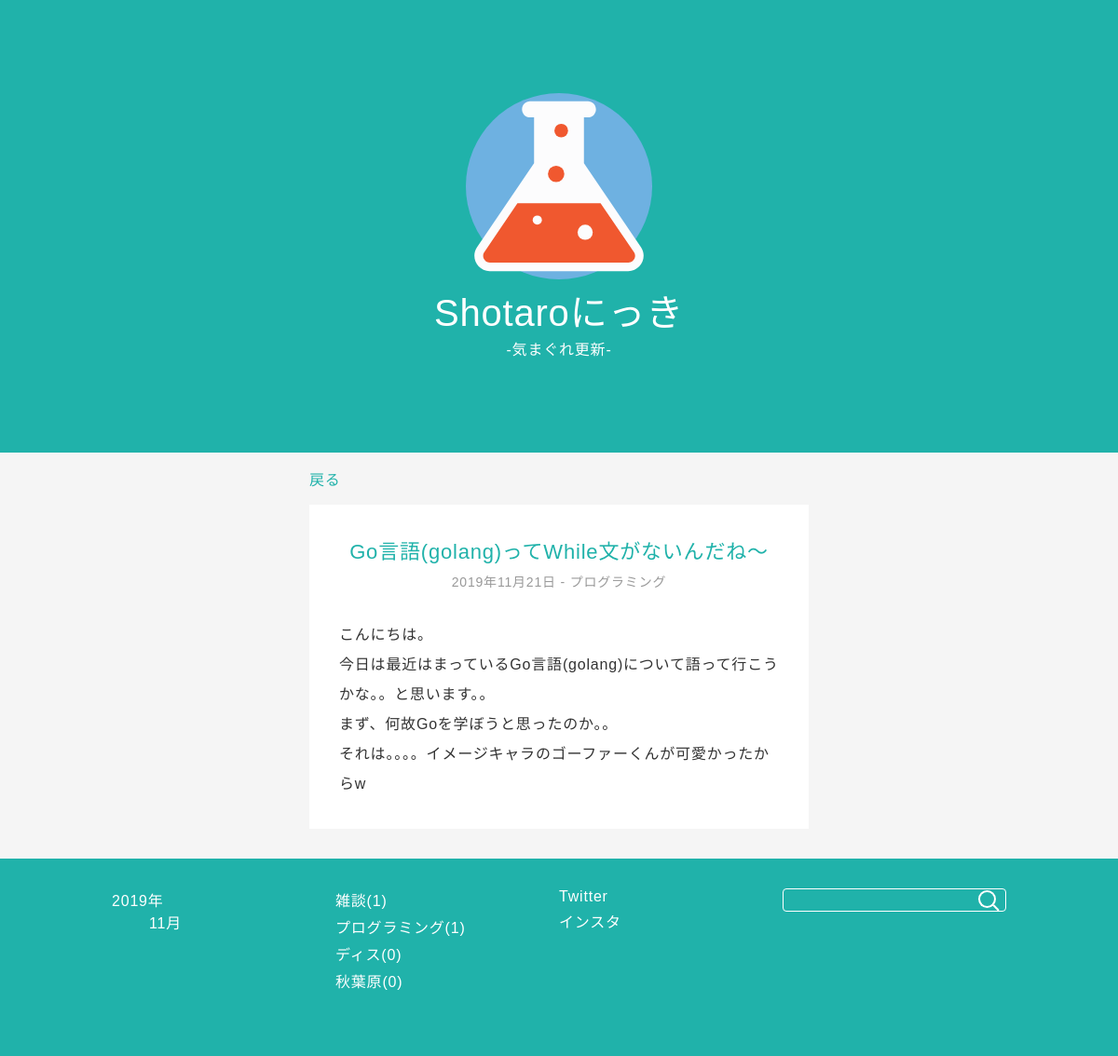
The page /detail/2/ on the database its author committed.
### blog/models.py (models this page shows, shortened)
class Diary(models.Model):
    title = models.CharField('タイトル', max_length=32)
    text = models.TextField('本文')
    category = models.ForeignKey(Category, on_delete=models.PROTECT, verbose_name='カテゴリ')
    created_at = models.DateTimeField('作成日', default=timezone.now)
    objects = DiaryQuerySet.as_manager()

class Category(models.Model):
    name = models.CharField('タイトル', max_length=255)
    def __str__(self):
        return self.name

### blog/views.py (the view)
# urls.py: path('detail/<int:pk>/', views.DiaryDetail.as_view(), name='detail'),
class DiaryDetail(generic.DetailView):
    model = Diary
    def get_object(self, queryset=None):
        diary = super().get_object()
        if diary.created_at <= timezone.now():
            return diary
        raise Http404

### blog/forms.py
class DiarySearchForm(forms.Form):
    key_word = forms.CharField(
        label='検索キーワード',
        required=False,
    )

### blog/models.py (called while the page is built)
    def published(self):
        return self.filter(created_at__lte=timezone.now())

### blog/templatetags/blog.py (called while the page is built)
@register.filter(is_safe=True, needs_autoescape=True)
@stringfilter
def urlize2(value, autoescape=True):
    return mark_safe(_urlize2(value, nofollow=True, autoescape=autoescape))

@register.inclusion_tag('blog/includes/month_links.html')
def render_month_links():
    return {
        'dates': Diary.objects.published().dates('created_at', 'month', order='DESC'),
    }

@register.inclusion_tag('blog/includes/category_links.html')
def render_category_links():
    return {
        'category_list': Category.objects.annotate(diary_count=Count('diary'))
    }

@register.inclusion_tag('blog/includes/search_form.html')
def render_search_form(request):
    if hasattr(request, 'form'):
        form = request.form
    else:
        form = DiarySearchForm(request.GET)
    return {'search_form': form}

@register.simple_tag
def get_return_link(request):
    top_page = resolve_url('blog:list')
    referer = request.environ.get('HTTP_REFERER')
    if referer:
        parse_result = parse.urlparse(referer)
        if request.get_host() == parse_result.netloc:
            return referer
    return top_page

### blog/templates/blog/diary_detail.html (shortened to what this page needs)
{% extends 'blog/base_site.html' %}
{% load blog %}
{% block content %}
    <section id="diary-detail" class="container">
        <nav class="back"><a href="{% get_return_link request %}">戻る</a></nav>
        <article class="diary">
            <h1 class="diary-title">{{ diary.title }}</h1>
            <p class="meta">
                <time datetime="{{ diary.created_at | date:'Y-m-d' }}">{{ diary.created_at | date:'Y年n月j日' }}</time>
                -
                {{ diary.category }}
            </p>
            <div class="contents text-left">
                {{ diary.text | linebreaks | urlize2 }}
            </div>
        </article>
    </section>
{% endblock %}

### blog/templates/blog/includes/category_links.html
<ul>
    {% for category in category_list %}
        <li><a href="{% url 'blog:category' category.pk %}">{{ category }}({{ category.diary_count }})</a></li>
    {% endfor %}
</ul>

### blog/static/blog/style.css (style rules this page uses)
* { margin: 0; }
html { background-color: #f5f5f5; }
body { font-family: "Noto Sans JP", sans-serif; font-size: 14px; font-weight: 300; color: #333; letter-spacing: 0.05em; }
@media (min-width: 768px) { body { font-size: 16px; } }
a { color: #20B2AA; text-decoration: none; }
li { margin-bottom: 5px; }
input[type=text] { width: 100%; font-family: "Noto Sans JP", sans-serif; padding: 4px 8px; box-sizing: border-box; border-radius: 4px; border: solid 1px #fff; background-color: transparent; color: #fff; }
.container { padding: 0 8px; }
@media (min-width: 1024px) { .container { padding: 0 32px; box-sizing: border-box; width: 1024px; margin: 0 auto; } }
.diary { background-color: #fff; padding: 32px; box-sizing: border-box; text-align: center; margin-bottom: 32px; }
.diary-title { margin-bottom: 8px; font-size: 22px; font-weight: 300; color: #20B2AA; }
.meta { margin-bottom: 32px; color: #999; font-size: 14px; }
.contents > p { color: #333; line-height: 2; margin-bottom: 2em; }
.contents > p:last-of-type { margin-bottom: 0; }
.text-left { text-align: left; }
#site-footer ul { list-style-type: none; }
#site-footer a { color: #fff; }
#footer-container > * { margin-bottom: 32px; }
#footer-container > ul { padding: 0; }
.section-title, .back { font-weight: 300; font-size: 16px; color: #999; padding: 16px 0; }
@media (min-width: 1024px) { #diary-detail { width: 600px; margin: 0 auto; } }

### rows shown on the page
Diary: title "Go言語(golang)ってWhile文がないんだね〜", created_at "2019年11月21日", category "プログラミング", text "こんにちは。 今日は最近はまっているGo言語(golang)について語って行こうかな。。と思います。。 まず、何故Goを学ぼうと思ったのか。。 それは。。。。イメージキャラのゴーファーくんが可愛かったからw"
Category: name "雑談", diary_count "1"
Category: name "プログラミング", diary_count "1"
Category: name "ディス", diary_count "0"
Category: name "秋葉原", diary_count "0"

### other values the page prints
{{ month.grouper }} "2019"
{{ d|date:'F' }} "11月"
